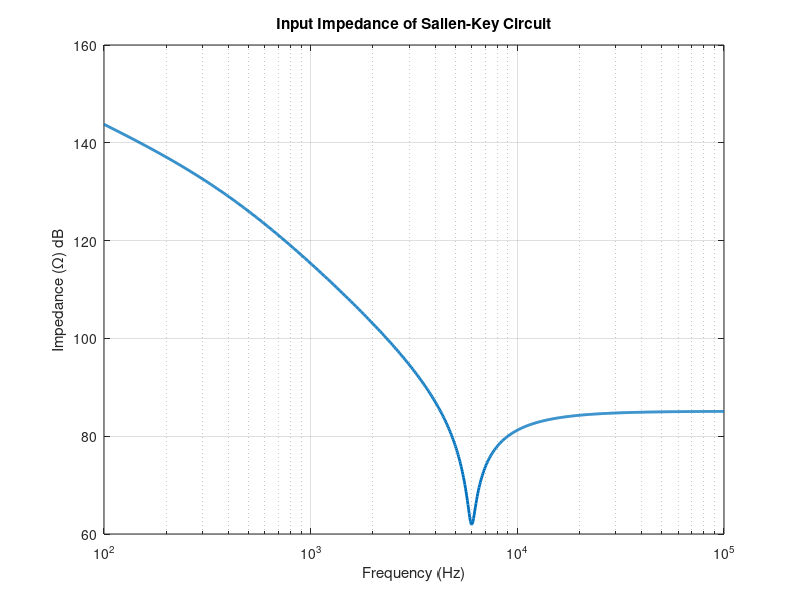

The MATLAB script that drew this image:
R1 = 18e3; R2 = 390;
C1 = 100e-12; C2 = 1e-6;
m = sqrt(R1/R2); n = sqrt(C2/C1);
R = R2*m; C = C1*n;
Q = m*n / (m^2 + 1); wn = 1/(R*C);

f = logspace(2,5,1001);
w = 2*pi*f; s = 1j*w;
sp = s / wn;
k = R1 / (R1+R2);

Zin_mag = mag2db(abs( R1 * (sp.^2 + sp/Q + 1) ./ (sp.^2 + sp*k/Q) ));

semilogx(f,Zin_mag,'LineWidth',2);
xlabel('Frequency (Hz)'), ylabel('Impedance (\Omega) dB'), title('Input Impedance of Sallen-Key Circuit');
grid on;

Zin_min = db2mag(min(Zin_mag))
